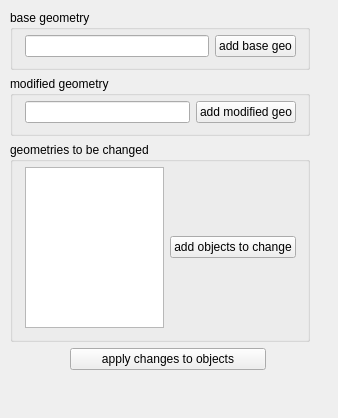
<?xml version="1.0" encoding="UTF-8"?>
<ui version="4.0">
 <class>offsetBlends_ui</class>
 <widget class="QMainWindow" name="offsetBlends_ui">
  <property name="geometry">
   <rect>
    <x>0</x>
    <y>0</y>
    <width>338</width>
    <height>418</height>
   </rect>
  </property>
  <property name="windowTitle">
   <string>Offset Blends</string>
  </property>
  <widget class="QWidget" name="centralwidget">
   <widget class="QWidget" name="formLayoutWidget">
    <property name="geometry">
     <rect>
      <x>10</x>
      <y>10</y>
      <width>316</width>
      <height>371</height>
     </rect>
    </property>
    <layout class="QFormLayout" name="formLayout">
     <property name="sizeConstraint">
      <enum>QLayout::SetDefaultConstraint</enum>
     </property>
     <property name="fieldGrowthPolicy">
      <enum>QFormLayout::AllNonFixedFieldsGrow</enum>
     </property>
     <property name="rowWrapPolicy">
      <enum>QFormLayout::DontWrapRows</enum>
     </property>
     <property name="labelAlignment">
      <set>Qt::AlignJustify|Qt::AlignTop</set>
     </property>
     <property name="formAlignment">
      <set>Qt::AlignJustify|Qt::AlignTop</set>
     </property>
     <property name="margin">
      <number>0</number>
     </property>
     <item row="1" column="0">
      <widget class="QGroupBox" name="groupBox">
       <property name="minimumSize">
        <size>
         <width>300</width>
         <height>60</height>
        </size>
       </property>
       <property name="title">
        <string>base geometry</string>
       </property>
       <widget class="QWidget" name="layoutWidget">
        <property name="geometry">
         <rect>
          <x>10</x>
          <y>20</y>
          <width>281</width>
          <height>33</height>
         </rect>
        </property>
        <layout class="QHBoxLayout" name="horizontalLayout">
         <property name="margin">
          <number>5</number>
         </property>
         <item>
          <widget class="QLineEdit" name="ofb_base_tf">
           <property name="readOnly">
            <bool>true</bool>
           </property>
          </widget>
         </item>
         <item>
          <widget class="QPushButton" name="ofb_selectBase_btn">
           <property name="minimumSize">
            <size>
             <width>0</width>
             <height>0</height>
            </size>
           </property>
           <property name="text">
            <string>add base geo</string>
           </property>
          </widget>
         </item>
        </layout>
       </widget>
      </widget>
     </item>
     <item row="2" column="0">
      <widget class="QGroupBox" name="groupBox_2">
       <property name="minimumSize">
        <size>
         <width>300</width>
         <height>60</height>
        </size>
       </property>
       <property name="title">
        <string>modified geometry</string>
       </property>
       <widget class="QWidget" name="layoutWidget">
        <property name="geometry">
         <rect>
          <x>10</x>
          <y>20</y>
          <width>281</width>
          <height>33</height>
         </rect>
        </property>
        <layout class="QHBoxLayout" name="horizontalLayout_2">
         <property name="margin">
          <number>5</number>
         </property>
         <item>
          <widget class="QLineEdit" name="ofb_modified_tf">
           <property name="readOnly">
            <bool>true</bool>
           </property>
          </widget>
         </item>
         <item>
          <widget class="QPushButton" name="ofb_selectModified_btn">
           <property name="minimumSize">
            <size>
             <width>0</width>
             <height>0</height>
            </size>
           </property>
           <property name="text">
            <string>add modified geo</string>
           </property>
          </widget>
         </item>
        </layout>
       </widget>
      </widget>
     </item>
     <item row="3" column="0">
      <widget class="QGroupBox" name="groupBox_3">
       <property name="minimumSize">
        <size>
         <width>300</width>
         <height>200</height>
        </size>
       </property>
       <property name="title">
        <string>geometries to be changed</string>
       </property>
       <widget class="QWidget" name="layoutWidget">
        <property name="geometry">
         <rect>
          <x>10</x>
          <y>20</y>
          <width>281</width>
          <height>171</height>
         </rect>
        </property>
        <layout class="QHBoxLayout" name="horizontalLayout_3">
         <property name="margin">
          <number>5</number>
         </property>
         <item>
          <widget class="QListWidget" name="ofb_geos_tsl"/>
         </item>
         <item>
          <widget class="QPushButton" name="ofb_selectGeos_btn">
           <property name="minimumSize">
            <size>
             <width>0</width>
             <height>0</height>
            </size>
           </property>
           <property name="text">
            <string>add objects to change</string>
           </property>
          </widget>
         </item>
        </layout>
       </widget>
      </widget>
     </item>
     <item row="4" column="0" colspan="2">
      <layout class="QHBoxLayout" name="horizontalLayout_4">
       <property name="leftMargin">
        <number>60</number>
       </property>
       <property name="topMargin">
        <number>0</number>
       </property>
       <property name="rightMargin">
        <number>60</number>
       </property>
       <property name="bottomMargin">
        <number>0</number>
       </property>
       <item>
        <widget class="QPushButton" name="ofb_apply_btn">
         <property name="minimumSize">
          <size>
           <width>150</width>
           <height>0</height>
          </size>
         </property>
         <property name="text">
          <string>apply changes to objects</string>
         </property>
        </widget>
       </item>
      </layout>
     </item>
    </layout>
   </widget>
  </widget>
 </widget>
 <resources/>
 <connections/>
</ui>
